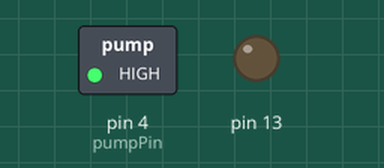
A sketch run on a simulated Arduino Uno, built with avr-gcc and run on an emulated ATmega328P. On the bench: switched loads named in the sketch (green lamp = pin HIGH), output pins drawn as LEDs (lit = HIGH). Dashed ring = blinking.

Above: at 0.5 s.
Timing chart, 0 to 4.6 s (numbered marks = the images above):
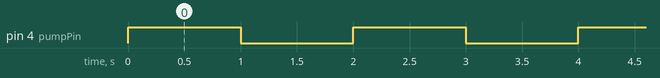

Measured:
- by itself, pin 4 (pumpPin): alternates HIGH for 1.0 s and LOW for 1.0 s

The sketch:

pump.ino
```cpp
const int pumpPin = 4;


void setup() {
  pinMode(pumpPin, OUTPUT);
  pinMode(13, OUTPUT);
}

void loop() {
  pumpOn();
  delay(1000);
  pumpOff();
  delay(1000);
}

void pumpOn() {
  digitalWrite(pumpPin, HIGH);
}

void pumpOff() {
  digitalWrite(pumpPin, LOW);
}
```
